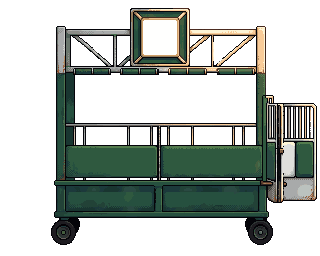
#> input picture art-src/race/raw/stall-bay-b-0.png, 320 x 256 px, found by its file name
$ python finish-stall.py
#> lines starting #> are read from the running program, lines starting #| are printed output that depends on the picture
"""Finishes the Trackside starting-stall art from the raw PixelLab generation
(art-src/race/raw/stall-bay-b-0.png):

  python3 -I art-src/finish-stall.py

- hard binary alpha (no semi-transparent texels; the viewer restacks layers)
- palette snap (median-cut, <= 24 colours, no dithering)
- rebuilds the bay LOW and OPEN: the tall truss and the number board are cut off
  (the truss bottom rail becomes the top rail at roughly jockey-shoulder height,
  ~1.4 m), and the solid padded side boarding is removed so the horse in the bay
  behind stays visible; the side is now posts + top rail + bars + a low rail +
  the base beam on wheels. The padded front gate slab is kept (its own layer).
- splits the sprite into the layers the viewer draws at different depths:
    starting-stall.png        frame only (front post + gate columns transparent)  [behind horse]
    starting-stall-front.png  front post crop                                     [in front, static]
    starting-stall-door.png   front gate crop                                     [in front, swings open]
  The frame's right wheel stays with the frame (a masked region, not a column cut)
  so nothing of the wheel squishes when the gate swings.
- writes art-src/meta/race/starting-stall*.meta.json with anchors; the door-plane
  fraction lives as a constant in packages/race-viewer/src/trackside/gate.ts
  (kept in sync by hand).

Row bands below are measured on the raw generation; the rebuilt sprite keeps the
trimmed width (266 px) and the ground line, so the viewer constants are unchanged.
"""
import json
from pathlib import Path

import numpy as np
from PIL import Image

RAW = Path("art-src/race/raw/stall-bay-b-0.png")
OUT = Path("apps/web/public/art/race")
META = Path("art-src/meta/race")

# Column split, raw image px (unchanged from the original finish).
POST_L, POST_R = 256, 266  # front (right) post columns
DOOR_L, DOOR_R = 267, 317  # front gate columns
WHEEL_X1 = 277             # the frame's right wheel reaches this far, raw px

# Row bands copied from the raw generation into the rebuilt bay: (canvas top, raw
# first row, raw last row). The truss/number board (raw rows < 66) is dropped; the
# truss bottom rail + its padding tabs (66..75) become the top rail; the open band
# keeps just the posts; rail + hanging bars (124..145) sit at mid height; the solid
# side boarding (146..201) is dropped — the base beam and wheels keep the bottom.
BANDS = [(0, 66, 75), (10, 90, 123), (44, 124, 145), (86, 202, 217), (102, 218, 244)]
CANVAS_H = max(ct + (r1 - r0 + 1) for ct, r0, r1 in BANDS)

# The gap between the bars and the base is refilled per region: the posts carry on
# (a strip from the open band), the paddock interior gets a low rail (a copy of the
# rail strip), and the front gate columns keep the top of their padded slab.
GAP_TOP, GAP_BOT = 66, 85      # canvas rows
POST_STRIP_RAW = (100, 119)    # raw rows of plain post
LOW_RAIL_RAW = (120, 126)      # raw rows of the horizontal rail strip
LOW_RAIL_AT = 73               # canvas row the low rail lands on
DOOR_PAD_RAW = (146, 165)      # raw rows of the gate slab's padded top
WHEEL_TOP = 102                # canvas row where the wheels band starts
PALETTE = 24


def clean_alpha(a):
    a = a.copy()
#> a is the input picture: shape (256, 320, 4); mean R, G, B, A 27.9, 34.8, 29.6, 99.9
    a[..., 3] = np.where(a[..., 3] > 127, 255, 0)
    a[a[..., 3] == 0] = 0
    return a


def snap_palette(a, n=PALETTE):
    """Median-cut quantize the opaque pixels; alpha stays binary."""
#> called with n = 24
    rgb = Image.fromarray(a[..., :3].astype(np.uint8)).quantize(colors=n, method=Image.Quantize.MEDIANCUT, dither=Image.Dither.NONE)
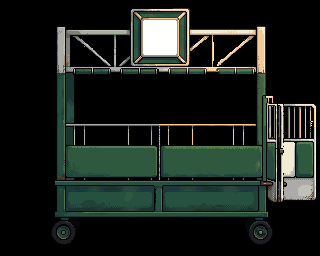
#> rgb: PIL image 320x256 P; mean R, G, B 27.7, 34.9, 29.7
    b = np.dstack([np.array(rgb.convert("RGB")), a[..., 3]])
    b[b[..., 3] == 0] = 0
    return b


def tight(a, axis=None):
    ys, xs = np.nonzero(a[..., 3])
    if axis == "y":
        return a[ys.min() :], ys.min()
    return a[ys.min() :, xs.min() :], (ys.min(), xs.min())


def save(a, name, **meta):
    Image.fromarray(a.astype(np.uint8)).save(OUT / f"{name}.png", optimize=True)
    (META / f"{name}.meta.json").write_text(json.dumps(meta, indent=1))
    print(name, a.shape[1], "x", a.shape[0])


a = snap_palette(clean_alpha(np.array(Image.open(RAW).convert("RGBA"))))
ys, xs = np.nonzero(a[..., 3])
y0, x0 = ys.min(), xs.min()
#> y0 = 8; x0 = 51
a = a[ys.min() : ys.max() + 1, x0 : xs.max() + 1]  # trim, no pad: bottoms sit on the ground line
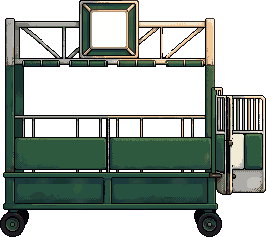
#> a: shape (237, 266, 4); mean R, G, B, A 36, 45.3, 38.6, 129.8; transparent parts drawn white
W = a.shape[1]
#> W = 266

def row(y):  # trimmed row index for a raw row
    return y - y0

bay = np.zeros((CANVAS_H, W, 4), dtype=np.uint8)
for ct, r0, r1 in BANDS:
    bay[ct : ct + (r1 - r0 + 1)] = a[row(r0) : row(r1) + 1]
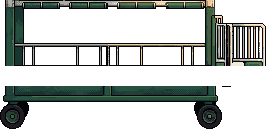
#> bay: shape (129, 266, 4); mean R, G, B, A 17.6, 22.2, 19.3, 84.2; transparent parts drawn white
pl, pr, dl, dr = POST_L - x0, POST_R - x0, DOOR_L - x0, DOOR_R - x0
#> pl = 205; pr = 215; dl = 216; dr = 266
wx = WHEEL_X1 - x0
#> wx = 226
lp = (56 - x0, 74 - x0 + 1)  # rear (left) post columns, trimmed rel
#> lp = (5, 24)
strip = a[row(POST_STRIP_RAW[0]) : row(POST_STRIP_RAW[1]) + 1]
bay[GAP_TOP : GAP_BOT + 1, lp[0] : lp[1]] = strip[:, lp[0] : lp[1]]
bay[GAP_TOP : GAP_BOT + 1, pl:pr] = strip[:, pl:pr]
rail = a[row(LOW_RAIL_RAW[0]) : row(LOW_RAIL_RAW[1]) + 1]
bay[LOW_RAIL_AT : LOW_RAIL_AT + rail.shape[0], :dl] = rail[:, :dl]
bay[GAP_TOP : GAP_BOT + 1, dl:] = a[row(DOOR_PAD_RAW[0]) : row(DOOR_PAD_RAW[1]) + 1, dl:]
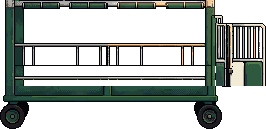
#> bay: shape (129, 266, 4); mean R, G, B, A 22.9, 28.4, 24.6, 101.3; transparent parts drawn white
print("rebuilt bay", W, "x", CANVAS_H)
#| rebuilt bay 266 x 129

post, _ = tight(bay[:, pl:pr].copy())
#> in tight, `ys, xs = np.nonzero(a[..., 3])`: ys = 1287 values from 0 to 128; xs = 1287 values, max 9 at index 9, min 0 at index 0, mean 4.5
door = bay[:, dl:dr].copy()
door[WHEEL_TOP:, : wx - dl] = 0  # the wheel edge stays with the frame
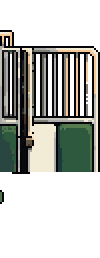
#> door: shape (129, 50, 4) (shown 2 times larger); mean R, G, B, A 41.9, 43.9, 39.2, 111.3; transparent parts drawn white
door, dy = tight(door, axis="y")
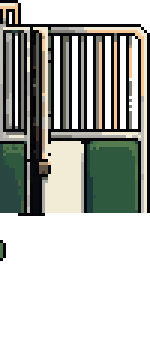
#> door: shape (114, 50, 4) (shown 3 times larger); mean R, G, B, A 47.5, 49.7, 44.4, 125.9; transparent parts drawn white
#> dy = 15

frame = bay.copy()
frame[:, pl:pr] = 0
frame[:, dl:dr] = 0
frame[WHEEL_TOP:, dl:wx] = bay[WHEEL_TOP:, dl:wx]  # ... except the wheel edge
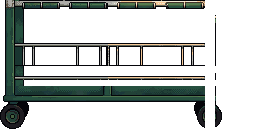
#> frame: shape (129, 266, 4); mean R, G, B, A 13.2, 17.5, 15.2, 70.9; transparent parts drawn white

# Anchor: the front-door plane (left edge of the gate = right edge of the post) / bottom.
plane = dl
#> plane = 216
geom = {"anchor": {"x": round(plane / W, 4), "y": 1}}
save(frame, "starting-stall", source="race/stall-bay-b", **geom)
#| starting-stall 266 x 129
save(post, "starting-stall-front", source="race/stall-bay-b", anchor={"x": 1, "y": 1})
#| starting-stall-front 10 x 129
save(door, "starting-stall-door", source="race/stall-bay-b", anchor={"x": 0, "y": 1})
#| starting-stall-door 50 x 114
